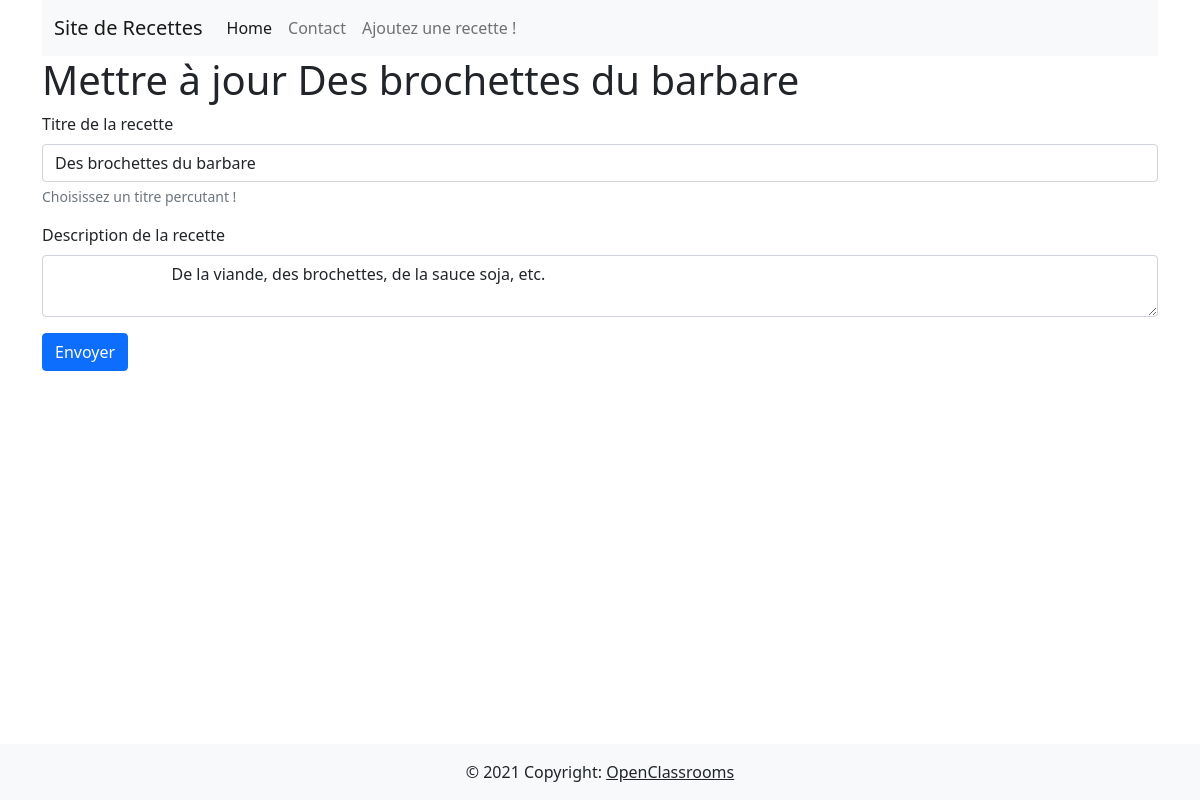
Page /crud/update.php?id=12 on the committed database.
### tables this page shows
CREATE TABLE `recipes` (
  `recipe_id` int(11) NOT NULL,
  `title` varchar(128) NOT NULL,
  `recipe` text NOT NULL,
  `author` varchar(512) NOT NULL,
  `is_enabled` tinyint(1) NOT NULL
);

### crud/update.php (the view, shortened to what this page needs)
<?php
include_once('./variables.php');
$getData = $_GET;
$retrieveRecipeStatement = $mysqlClient->prepare('SELECT * FROM recipes WHERE recipe_id = :id');
$retrieveRecipeStatement->execute([
    'id' => $getData['id']
]);
$recipe = $retrieveRecipeStatement->fetch(PDO::FETCH_ASSOC);
?>
<!DOCTYPE html>
<html>
    <head>
        <link
            href="https://cdn.jsdelivr.net/npm/bootstrap@5.0.2/dist/css/bootstrap.min.css"
            rel="stylesheet"
        >
    </head>
    <body class="d-flex flex-column min-vh-100">
        <div class="container">
            <?php include_once('header.php'); ?>
            <h1>Mettre à jour <?= $recipe['title'] ?></h1>
                <form action="post_update.php" method="post">
                    <div class="mb-3">
                        <label for="title" class="form-label">Titre de la recette</label>
                        <input type="text" name="title" id="title" class="form-control" value="<?= $recipe['title'] ?>">
                        <div id="title-help" class="form-text">
                            Choisissez un titre percutant !
                        </div>
                    </div>
                    <div class="mb-3">
                        <label for="recipe" class="form-label">Description de la recette</label>
                        <textarea name="recipe" class="form-control" placeholder="Seulement du contenu vous appertenant">
                            <?= strip_tags($recipe['recipe']) ?>
                        </textarea>
                    </div>
                    <button type="submit" class="btn btn-primary">Envoyer</button>
                </form>
        </div>
        <?php include_once('footer.php'); ?>
    </body>
</html>

### rows in the picture
recipes: title "Des brochettes du barbare", recipe "De la viande, des brochettes, de la sauce soja, etc."
